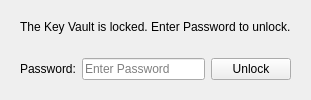
             <widget class="QWidget" name="pgePassword">
              <layout class="QVBoxLayout" name="verticalLayout_14">
               <item>
                <widget class="QWidget" name="rowVaultStatus" native="true">
                 <layout class="QHBoxLayout" name="horizontalLayout_7">
                  <item>
                   <widget class="QLabel" name="lblVaultStatus">
                    <property name="text">
                     <string>The Key Vault is locked. Enter Password to unlock.</string>
                    </property>
                   </widget>
                  </item>
                 </layout>
                </widget>
               </item>
               <item>
                <widget class="QWidget" name="rowVaultPassword" native="true">
                 <layout class="QHBoxLayout" name="horizontalLayout_8">
                  <item>
                   <widget class="QLabel" name="lblVaultPassword">
                    <property name="text">
                     <string>Password:</string>
                    </property>
                   </widget>
                  </item>
                  <item>
                   <widget class="QLineEdit" name="leVaultPassword">
                    <property name="echoMode">
                     <enum>QLineEdit::EchoMode::Normal</enum>
                    </property>
                    <property name="placeholderText">
                     <string>Enter Password</string>
                    </property>
                   </widget>
                  </item>
                  <item>
                   <widget class="QPushButton" name="btnUnlockVault">
                    <property name="text">
                     <string>Unlock</string>
                    </property>
                   </widget>
                  </item>
                 </layout>
                </widget>
               </item>
              </layout>
             </widget>
